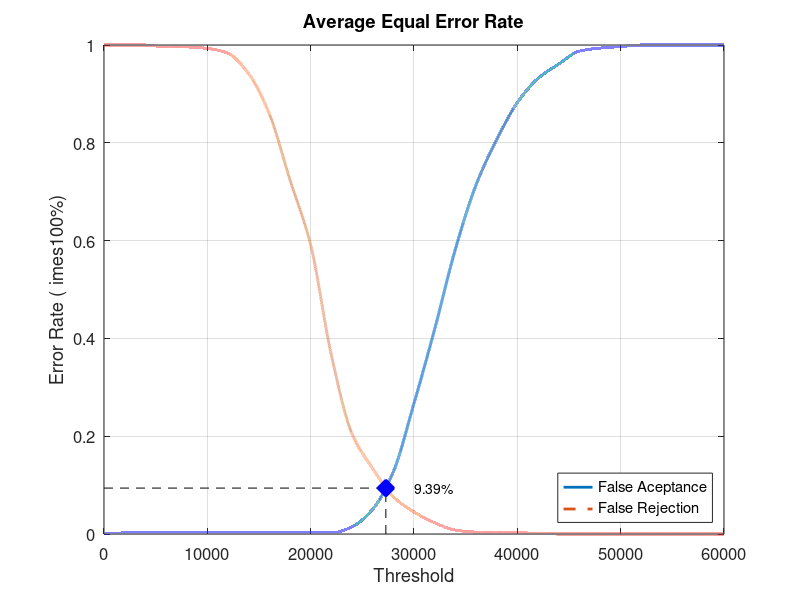
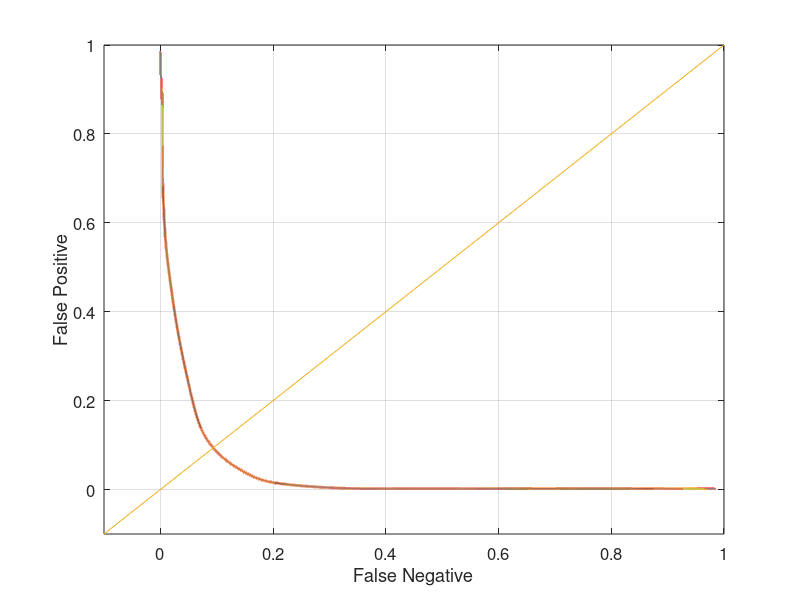

The MATLAB source for these figures, in order:
close all;
clear;
clc;
x = 0:2000:60000;
xq = 0:0.5:60000;

y0 = [0 0.00210526 0.00210526 0.00210526 0.00210526 0.00210526 0.00210526 0.00210526 0.00210526 0.00210526 0.00210526 0.00210526 0.0147368 0.0505263 0.127368 0.267368 0.418947 0.582105 0.713684 0.806316 0.882105 0.931579 0.961053 0.987368 0.993684 0.996842 1 1 1 1 1]
yy0 = interp1(x, y0, xq, 'pchip');
y1 = [1 1 1 0.996 0.996 0.993 0.983 0.941 0.859 0.724 0.591 0.366 0.205 0.134 0.076 0.045 0.023 0.008 0.004 0.004 0.003 0.001 0 0 0 0 0 0 0 0 0]
yy1 = interp1(x, y1, xq, 'pchip');

% Calculating EER: 
y2 = abs(y0 - y1);
find(y2 == min(y2))
yy2 = abs(yy0 - yy1);
xEER = find(yy2 == min(yy2));
xEERIndex = xq(xEER) % X-axis EER
yEER = yy0(xEER) % Y-axis EER

main = figure
plot(xq, yy0,'-','LineWidth', 2);	hold on
plot(xq, yy1,'--','LineWidth', 2);	hold on
plot([xEERIndex xEERIndex], [0 yEER], 'k--');	hold on
plot([0 xEERIndex], [yEER yEER], 'k--');	hold on
plot(xEERIndex, yEER, 'bx', 'LineWidth', 10);	hold on
text(xEERIndex + 10 * xEERIndex / 100, yEER, [num2str(round((10000 * yEER)) / 100) '%'])
legend('False Aceptance', 'False Rejection', 'Location', 'SouthEast')
xlabel('Threshold')
ylabel('Error Rate (	imes100%)')
title('Average Equal Error Rate')
set(gca, 'FontSize', 12)
axis([0 60000 0 1])
grid on

print(main, 'Database1AverageMain', '-dpng');
FNRxFPR = figure('Color', [1 1 1]);
plot(yy1, yy0, '-', yy1, yy0, 'LineWidth', 2);
hold on
y = -0.1:0.1:1
plot(y, y); 
set(gca, 'FontSize', 12)
xlabel('False Negative')
ylabel('False Positive')
axis([-0.1 1 -0.1 1])
set(gca, 'FontSize', 12)
grid on

print(FNRxFPR, 'Database1AverageFNRxFPR','-dpng');
